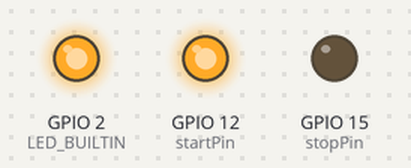
The sketch below on a simulated ESP32. On the bench: output pins drawn as LEDs (lit = HIGH).

Above: at 1.0 s.
At 3.0 s:
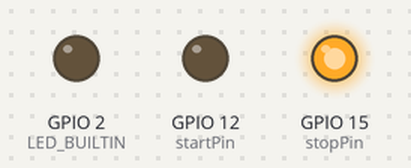
Timing chart, 0 to 5.2 s (numbered marks = the images above):
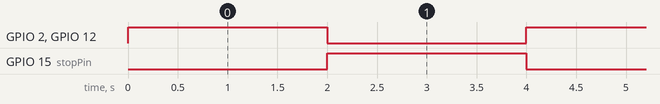

Measured:
- by itself, GPIO 2 (LED_BUILTIN), GPIO 12 (startPin), GPIO 15 (stopPin): alternates HIGH for 2.0 s and LOW for 2.0 s

The sketch:

Foot_Switch.ino
```cpp
//IN
// D2 = GPIO4
//const int switchIn = 4;
const int switchIn = 27;

//OUT
//digital pin GPIO5 = D1
//int startPin = 5;
int startPin = 12;

//digital pin GPIO0 = D3
//int stopPin = 0;
int stopPin = 15;

boolean isOn = false;

void setup() {

    pinMode(switchIn,INPUT);
    pinMode (startPin, OUTPUT);
    pinMode(stopPin, OUTPUT);

  pinMode(LED_BUILTIN, OUTPUT);

  Serial.begin(115200);

}

void loop() {

  if (isOn) {
        digitalWrite(startPin, LOW);
        digitalWrite(stopPin, HIGH);
    isOn = false;
  } else {
        digitalWrite(startPin, HIGH);
        digitalWrite(stopPin, LOW);
    isOn = true;
  }

  if (isOn) {
    digitalWrite(LED_BUILTIN, HIGH);
  } else {
    digitalWrite(LED_BUILTIN, LOW);
  }

  delay(2000);

}
```
